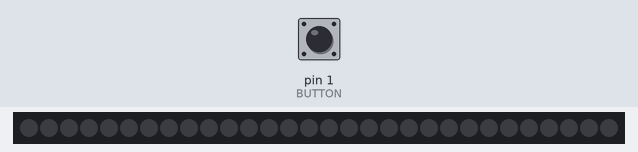
Recording of a sketch running on a simulated Arduino Uno, built with avr-gcc and run on an emulated ATmega328P. On the bench: 30 RGB LEDs in strip order, left to right. The test bench sets the inputs (shaded band); at power-on: pin 1 (BUTTON) LOW. Dim RGB values are drawn brighter than linear; the strip is taken to match the declared colour order.

Above: at 1.2 s.
1.3 s: pin 1 (BUTTON) pulled HIGH for 3.2 s
At 1.7 s:
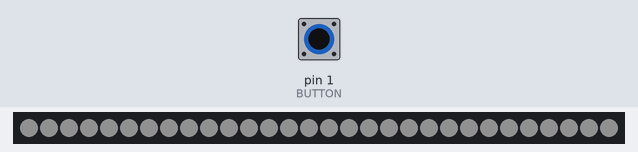
At 3.9 s:
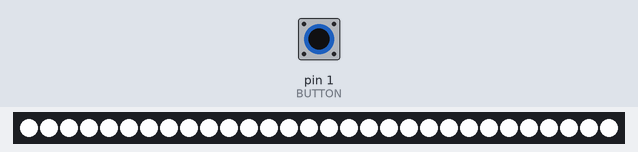
6.0 s: pin 1 (BUTTON) pulled HIGH for 0.15 s
Timing chart, 0 to 9.0 s (numbered marks = the images above; inputs shaded):
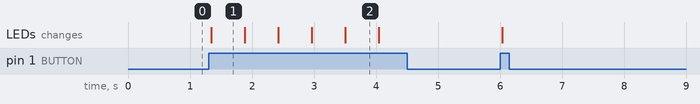

Measured:
- after the input at 1.3 s, the LEDs: change at once (image 1)
- what the display in image 2 shows lasts 0.5 s, from 3.5 s to 4.0 s

The sketch:

NeoMirror.ino
```cpp
#include <Adafruit_NeoPixel.h>

#define PIN            3
#define NUMPIXELS      30
#define BUTTON         1
#define STEPS          6

Adafruit_NeoPixel pixels = Adafruit_NeoPixel(NUMPIXELS, PIN, NEO_BRG);
int currentBrightness = 0;
int brightnessSteps[STEPS] = { 0, 16, 32, 64, 128, 255};

void setBrightness(int brightness) {
  for(int i=0;i<NUMPIXELS;i++){
    pixels.setPixelColor(i, pixels.Color(brightnessSteps[brightness], brightnessSteps[brightness], brightnessSteps[brightness]));
    pixels.show();
  }
}

void setup() {
  pixels.begin();
  setBrightness(currentBrightness);

  pinMode(BUTTON, INPUT);
  digitalWrite(BUTTON, LOW);
}

void loop() {
  if (digitalRead(BUTTON) == HIGH) {
    currentBrightness++;
    if (currentBrightness > STEPS - 1) currentBrightness = 0;
    setBrightness(currentBrightness);
    delay(500);
  }
}
```
